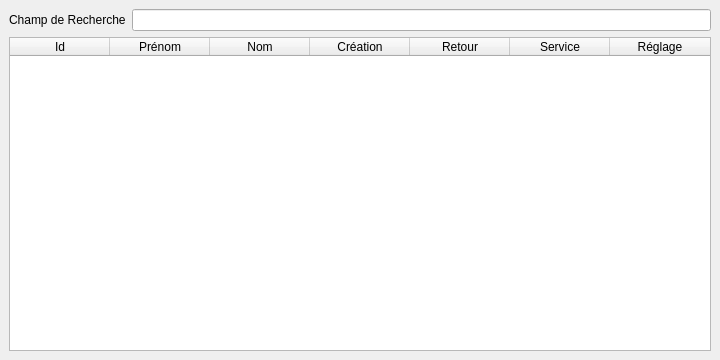
<?xml version="1.0" encoding="UTF-8"?>
<ui version="4.0">
 <class>contracts</class>
 <widget class="QMainWindow" name="contracts">
  <property name="geometry">
   <rect>
    <x>0</x>
    <y>0</y>
    <width>720</width>
    <height>360</height>
   </rect>
  </property>
  <property name="windowTitle">
   <string>Contrats</string>
  </property>
  <widget class="QWidget" name="centralwidget">
   <layout class="QVBoxLayout" name="verticalLayout">
    <item>
     <layout class="QHBoxLayout" name="horizontalLayout">
      <item>
       <widget class="QLabel" name="label">
        <property name="text">
         <string>Champ de Recherche</string>
        </property>
       </widget>
      </item>
      <item>
       <widget class="QLineEdit" name="lblSearchBox"/>
      </item>
     </layout>
    </item>
    <item>
     <widget class="QTableWidget" name="tableContracts">
      <property name="editTriggers">
       <set>QAbstractItemView::NoEditTriggers</set>
      </property>
      <property name="alternatingRowColors">
       <bool>true</bool>
      </property>
      <property name="selectionMode">
       <enum>QAbstractItemView::SingleSelection</enum>
      </property>
      <property name="selectionBehavior">
       <enum>QAbstractItemView::SelectRows</enum>
      </property>
      <property name="sortingEnabled">
       <bool>true</bool>
      </property>
      <column>
       <property name="text">
        <string>Id</string>
       </property>
      </column>
      <column>
       <property name="text">
        <string>Prénom</string>
       </property>
      </column>
      <column>
       <property name="text">
        <string>Nom</string>
       </property>
      </column>
      <column>
       <property name="text">
        <string>Création</string>
       </property>
      </column>
      <column>
       <property name="text">
        <string>Retour</string>
       </property>
      </column>
      <column>
       <property name="text">
        <string>Service</string>
       </property>
      </column>
      <column>
       <property name="text">
        <string>Réglage</string>
       </property>
      </column>
     </widget>
    </item>
   </layout>
  </widget>
 </widget>
 <resources/>
 <connections/>
</ui>
